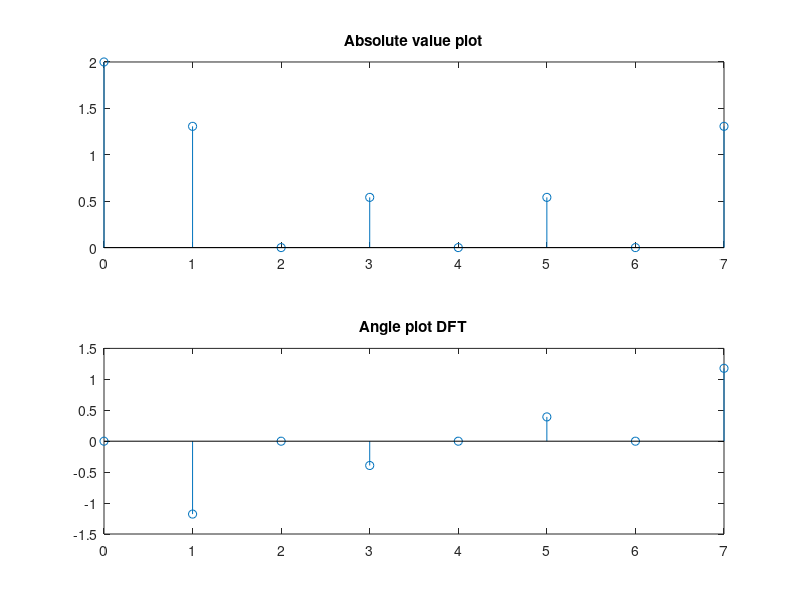

Write MATLAB code to recreate this figure.
x = [0.5,0.5,0.5,0.5,0,0,0,0]
t = 0:1:length(x)-1
y = fft(x)
subplot(2,1,1)
stem(t, abs(y))
title('Absolute value plot')
subplot(2,1,2)
a = []
for c = 1:length(x)
  x = angle(y(c))
  if x> pi
    x =  x-  2*pi 
    endif
  a(end+1) = x
    
end
  
  
stem(t, a)
title("Angle plot DFT")